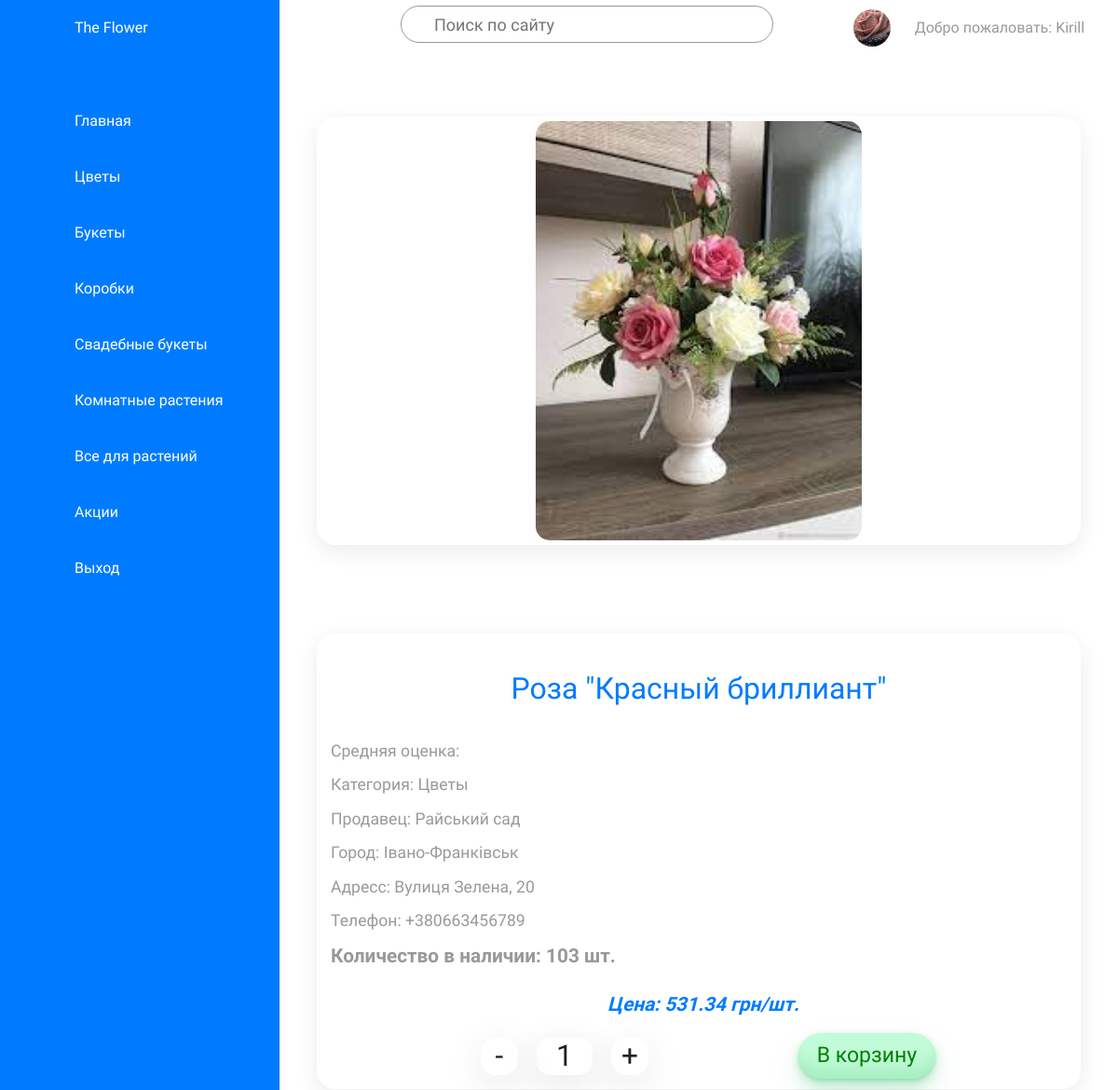
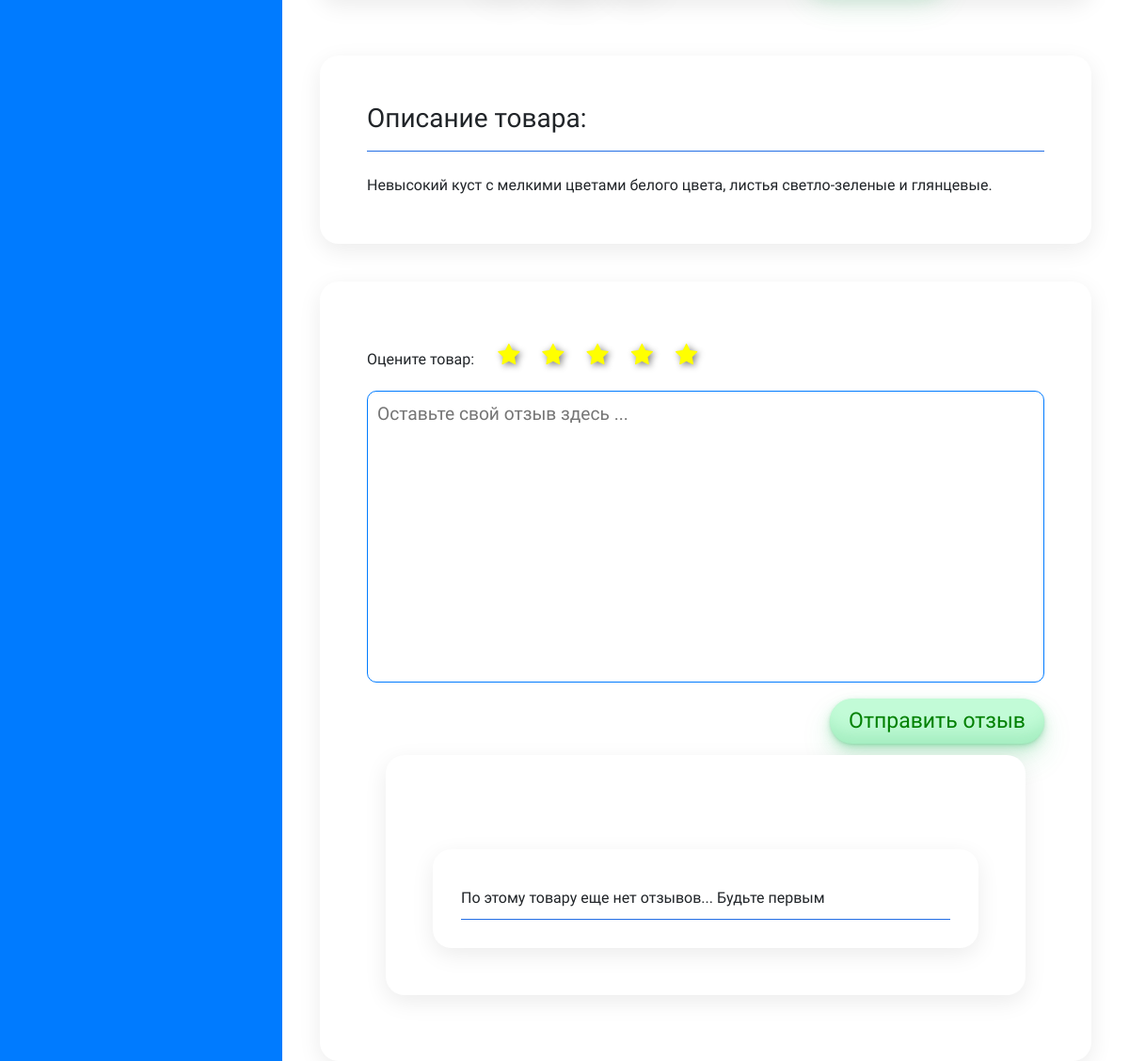
The page /category/details/542/16/ (signed in) on the database as committed earlier (2 pictures, top to bottom).
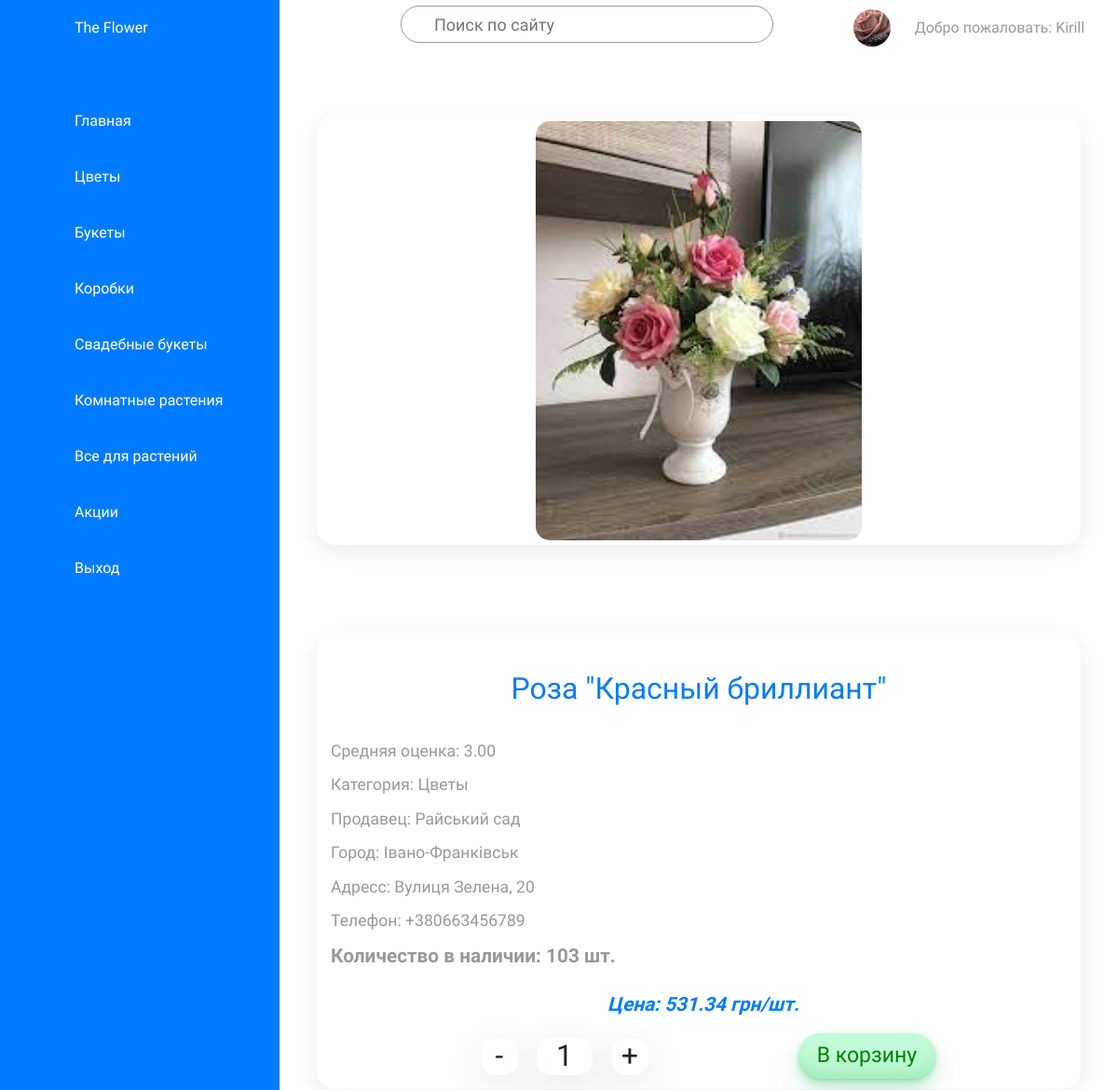
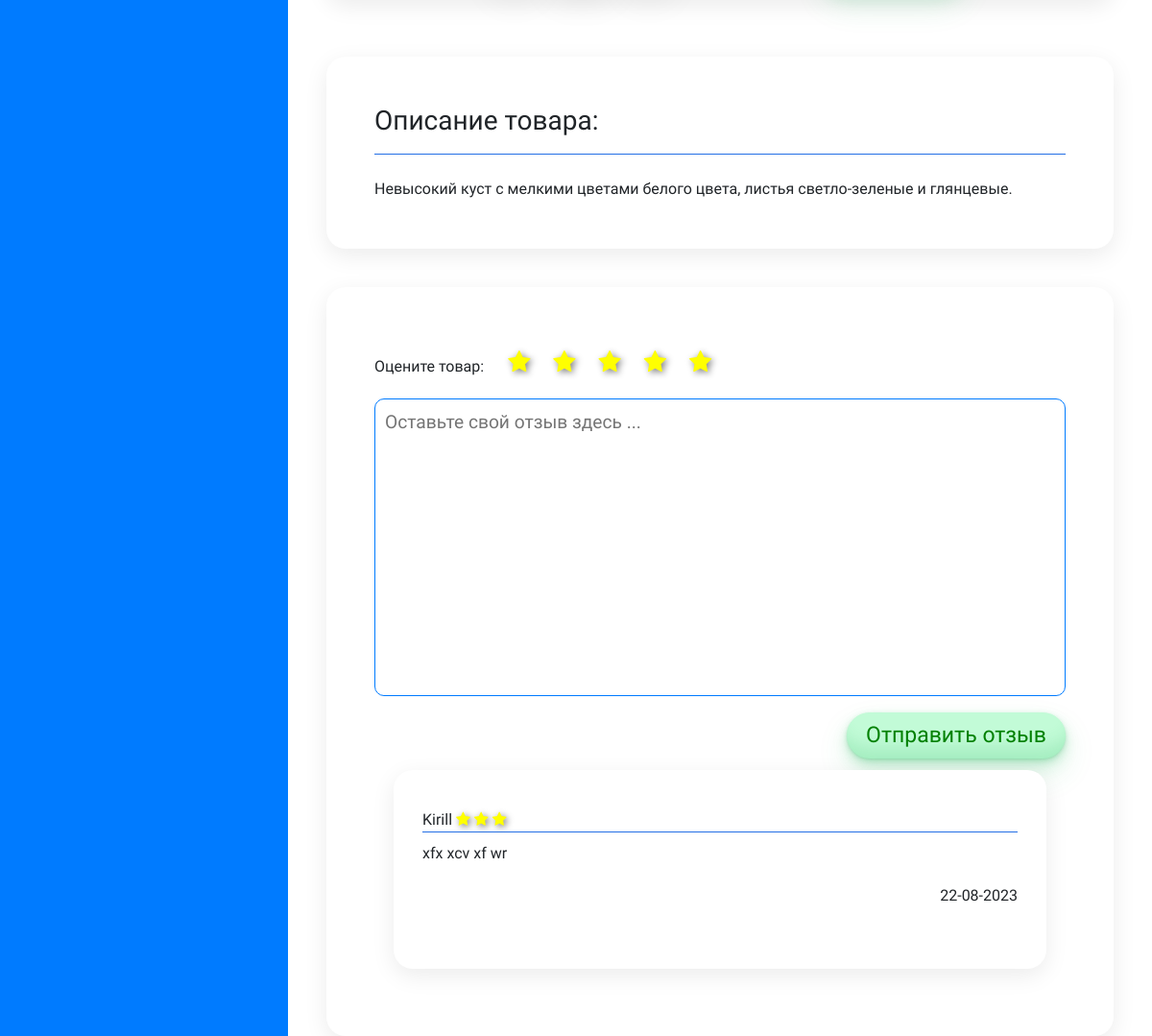
The same page on the database as committed later (2 pictures, top to bottom).
### products/models.py (models this page shows, shortened)
class Category(models.Model):
    category = models.CharField(max_length=200)
    image = models.ImageField(upload_to='categories', blank=True, null=True)
    icon = models.CharField(max_length=50)
    def __str__(self):
        return self.category
    class Meta:
        verbose_name = "category"
        verbose_name_plural = "categories"

class Product(models.Model):
    title = models.CharField(max_length=200)
    description = models.TextField(blank=True, null=True)
    amount = models.PositiveIntegerField()
    price = models.DecimalField(max_digits=10, decimal_places=2)
    image = models.ImageField(upload_to='products', blank=True, null=True)
    shop_id = models.ForeignKey('shops.Shop', on_delete=models.CASCADE)
    category_id = models.ForeignKey(Category, on_delete=models.CASCADE)
    class Meta:
        verbose_name = "product"
        verbose_name_plural = "products"

class Review(models.Model):
    review = models.TextField(blank=True, null=True)
    stars = models.PositiveSmallIntegerField()
    date = models.DateField(auto_now_add=True, blank=True)
    shop_id = models.ForeignKey('shops.Shop', on_delete=models.CASCADE)
    product_id = models.ForeignKey(Product, on_delete=models.CASCADE)
    user_id = models.ForeignKey('users.CustomUser', on_delete=models.CASCADE)
    class Meta:
        verbose_name = "review"
        verbose_name_plural = "reviews"
        ordering = ["-date"]

### users/models.py (models this page shows)
class CustomUser(AbstractUser):
    STATUS = (
        ('customer', 'customer'),
        ('owner', 'owner'),
        ('cashier', 'cashier'),
    )
    email = models.EmailField(unique=True)
    status = models.CharField(max_length=64, choices=STATUS, default='customer')
    phone = models.CharField(max_length=20, null=True)
    image = models.ImageField(upload_to='users', blank=True, null=True)
    def __str__(self):
        return self.username

### shops/models.py (models this page shows)
class Shop(models.Model):
    name = models.CharField(max_length=200)
    city = models.CharField(max_length=200)
    district = models.CharField(max_length=200)
    country = models.CharField(max_length=200)
    address = models.TextField(blank=True, null=True)
    phone = models.CharField(max_length=20)
    email = models.EmailField()
    social = models.JSONField(default=social_default_value)
    image = models.ImageField(upload_to='shops', blank=True, null=True)
    slug = models.SlugField(default='', null=False)
    def __str__(self):
        return self.name
    class Meta:
        verbose_name = "shop"
        verbose_name_plural = "shops"
        ordering = ('city',)

### products/views.py (the view, shortened to what this page needs)
# urls.py: path("details/<int:pk>/<int:shop_id>/", views.details, name="details"),
def details(request, pk, shop_id):
    cat = Category.objects.all()
    prod = Product.objects.filter(pk=pk)
    reviews = Review.objects.filter(product_id=pk)
    shop = Shop.objects.get(pk=shop_id)
    avg_stars = reviews.aggregate(Avg('stars'))
    context = {'products': prod,'categories': cat, 'shop_id': shop_id, 'reviews': reviews, 'stars': avg_stars}
    form = SendReview()
    context['formReview'] = form
    return render(request, "products/products_details.html", context=context)

### products/forms.py
class SendReview(forms.ModelForm):
    review = forms.CharField(
        max_length=2000,
        widget=forms.Textarea(attrs={'placeholder':'Оставьте свой отзыв здесь ... '}),
        label='',
    )
    class Meta:
        model = Review
        fields = ['review']

### products/templatetags/stars_range.py (called while the page is built)
@register.filter(name="stars_range")
def stars_range(value):
    return range(value)

### products/templates/products/products_details.html (shortened to what this page needs)
{% extends "shops/base.html" %}
{% load static %}
{% load stars_range %}
{% block extra_head %}
    <link rel="stylesheet" href='{%static "css/product_details.css" %}' />
    <link rel="stylesheet" href="https://stackpath.bootstrapcdn.com/font-awesome/4.7.0/css/font-awesome.min.css">
{% endblock %}
{% block navigation %}
  {% for category in categories %}
  <li class="nonauth">
    <a href="{% url 'prodcategory' category_id=category.pk  shop_id=shop_id %} ">
      <span class="icon"><ion-icon name={{category.icon}}></ion-icon></span>
      <span class="title">{{category.category}}</span>
    </a>
  </li>
  {% endfor %}
{% endblock %}
{% block content %}
    <div class="detail">
        <div class="imageCard">
            <img src="{{products.first.image.url}}" alt="">
        </div>
        <div class="info">
            <div class="title">{{products.first.title}}</div>
            <div class="rating">Средняя оценка: {{stars.stars__avg|floatformat:2}}</div>
            <div class="category">Категория: {{products.first.category_id}}</div>
            <div class="shop">Продавец: {{products.first.shop_id}}</div>
            <div class="city">Город: {{products.first.shop_id.city}}</div>
            <div class="address">Адресс: {{products.first.shop_id.address}}</div>
            <div class="phone">Телефон: {{products.first.shop_id.phone}}</div>
            <div class="amount">Количество в наличии: {{products.first.amount}} шт.</div>
            <div class="price">Цена: {{products.first.price}} грн/шт.</div>
            <div class="buttonCart">
                <div class="count">
                  <div class="minus prevent-select">-</div>
                  <div class="number" data-amount="{{products.first.amount}}">1</div>
                  <div class="plus prevent-select">+</div>
                </div>
                <button type="submit">В корзину</button>
            </div>
        </div>
    </div>
        <div class="description">
            <h3>Описание товара:</h3>
            <hr align="center" width=auto size="3" color="#287bff" />
            <br>
            <span>{{products.first.description}}</span>
        </div>
        <div class="reviewArea">
            <form method="POST">
            <div class="stars">
                <div class="titleStars">Оцените товар:</div>
                <ul class="prevent-selected">
                    <li><label for="stars_1"><i class="rating__star fa fa-star" aria-hidden="true"></i></label><input type="radio" name="ratings" id="stars_1" value="1"></li>
                    <li><label for="stars_2"><i class="rating__star fa fa-star" aria-hidden="true"></i></label><input type="radio" name="ratings" id="stars_2" value="2"></li>
                    <li><label for="stars_3"><i class="rating__star fa fa-star" aria-hidden="true"></i></label><input type="radio" name="ratings" id="stars_3" value="3"></li>
                    <li><label for="stars_4"><i class="rating__star fa fa-star" aria-hidden="true"></i></label><input type="radio" name="ratings" id="stars_4" value="4"></li>
                    <li><label for="stars_5"><i class="rating__star fa fa-star" aria-hidden="true"></i></label><input type="radio" name="ratings" id="stars_5" value="5" checked="checked"></li>
                </ul>
            </div>
            <div class="sendReviews">
                {{formReview}}
                <div class="buttonSubmit">
                    <button type="submit" name="sendRewiew">Отправить отзыв</button>
                </div>
            </div>
            </form>
            <div class="review">
                {% for review in reviews %}
                <div class="userName">{{review.user_id}}
                    {% for i in review.stars|stars_range %}
                        <i class="rating__star fa fa-star" aria-hidden="true"></i>
                    {% endfor %}
                <hr align="center" width=auto size="3" color="#287bff" />
                <div class="userReview">{{review.review}}</div>
                <div class="dateReview">{{review.date|date:"d-m-Y"}}</div>
                <br>
                {% empty %}
                <div class="review">
                    <div class="userName">По этому товару еще нет отзывов... Будьте первым</div>
                    <hr align="center" width=auto size="3" color="#287bff" />
                </div>
                {% endfor %}
            </div>
        </div>
{% endblock %}

### shops/templates/shops/base.html (shortened to what this page needs)
{% load static %}
<!DOCTYPE html>
<html>
<head>
	<link rel="stylesheet" type="text/css" href='{%static "css/base.css" %}'>
	<link rel="stylesheet" href="https://maxcdn.bootstrapcdn.com/bootstrap/4.0.0-beta/css/bootstrap.min.css">
	{% block extra_head %}{% endblock %}
</head>
<body>
	<div class="contanier">
		<div class="navigation" onclick="cityHide()">
			<ul>
				<li>
					<a href="#">
						<span class="icon"></span>
						<span class="title">The Flower</span>
					</a>
				</li>
				<li>
					<a href="\">
						<span class="icon"></span>
						<span class="title">Главная</span>
					</a>
				</li>
				{% block navigation %}
				{% endblock %}
				{% if request.user.is_authenticated  %}
					<li>
						<a href="{%url 'logout'%}">
							<span class="icon"></span>
							<span class="title">Выход</span>
						</a>
					</li>
				{% endif %}
			</ul>
		</div>
		<div class="main">
			<div class="topbar">
				<div class="toggle">
				</div>
				<div class="search prevent-select">
					<label>
						<input type="text" placeholder="Поиск по сайту">
					</label>
				</div>
				<div class="username prevent-select">
					{% if request.user.is_authenticated %}
					<div class="user">
						<a href="{% url 'profile' pk=request.user.pk %}">
						{% if request.user.image%}
						<img src="{{request.user.image.url}}" alt="">
						{% else %}
						<img src="/media/users/avatar.jpg" alt="">
						{% endif %}
						</a>
					</div>
					Добро пожаловать: {{request.user.username}}
					{%  else %}
					<a href="{% url 'login' %}">Войдите</a> или <a href="{% url 'register' %}">зарегестрируйтесь</a>
					{% endif %}
				</div>
			</div>
			<div class="content">
				{% block content %}
				{% endblock %}
			</div>
	</div>
</div>
</body>
</html>

### shops/static/css/base.css (style rules this page uses)
* { margin: 0; padding: 0; box-sizing: border-box; font-family: 'Ubuntu', sans-serif; }
:root { --blue: #287bff; --white: #fff; --grey: #f5f5f5; --black1: #222; --black2: #999; --blue1: #84b2fa; --green: #47eb0c; }
body { min-height: 100vh; overflow-x: hidden; }
a { text-decoration: none; }
.contanier { position: relative; width: 100%; }
.navigation { position: fixed; width: 300px; height: 100%; background: var(--blue); border-left: 10px solid var(--blue); transition: 0.5s; overflow: hidden; }
.navigation ul { position: absolute; top: 0; left: 0; width: 100%; }
.navigation ul li { position: relative; width: 100%; list-style: none; border-top-left-radius: 30px; border-bottom-left-radius: 30px; }
.navigation ul li:nth-child(1) { margin-bottom: 40px; pointer-events: none; }
.navigation ul li a { position: relative; display: block; width: 100%; display: flex; text-decoration: none; color: var(--white); }
.navigation ul li a .icon { position: relative; display: block; min-width: 60px; height: 60px; line-height: 70px; text-align: center; }
.navigation ul li a .title { position: relative; display: block; padding: 0 10px; height: 60px; line-height: 60px; text-align: start; white-space: nowrap; }
.prevent-select { -webkit-user-select: none; -ms-user-select: none; user-select: none; }
.main { position: absolute; width: calc(100% - 300px); left: 300px; height: calc(100% - 100px); background: var(--white); transition: 0.5s; }
.topbar { width: 100%; height: 60px; display: flex; justify-content: space-between; align-items: center; padding: 0 10px; }
.topbar .username a { text-decoration: none; color: var(--blue); font-size: 1.1em; }
.toggle { position: relative; top: 0; width: 60px; height: 60px; display: flex; justify-content: center; align-items: center; font-size: 2.5em; cursor: pointer; }
.search { position: relative; width: 400px; margin: 0 10px; }
.search label { position: relative; width: 100%; }
.search label input { width: 100%; height: 40px; border-radius: 40px; padding: 5px 20px; padding-left: 35px; font-size: 18px; outline: none; border: 1px solid var(--black2); }
.username { display: flex; position: relative; color: var(--black2); flex-direction: row; align-items: center; width: 300px; justify-content: space-evenly; text-align: center; }
.user { position: relative; width: 40px; height: 40px; border-radius: 50%; overflow: hidden; cursor: pointer; }
.user img { position: absolute; top: 0; left: 0; width: 100%; height: 100%; object-fit: cover; }

Rows that differ between the two databases and show on the page:
added Review: user_id "Kirill", stars 3 (drawn), review "xfx xcv xf wr", date "22-08-2023"
Other text that changed with them:
{{ stars.stars__avg|floatformat:2 }}: (not shown) → "3.00"
text no longer shown: "По этому товару еще нет отзывов... Будьте первым"
